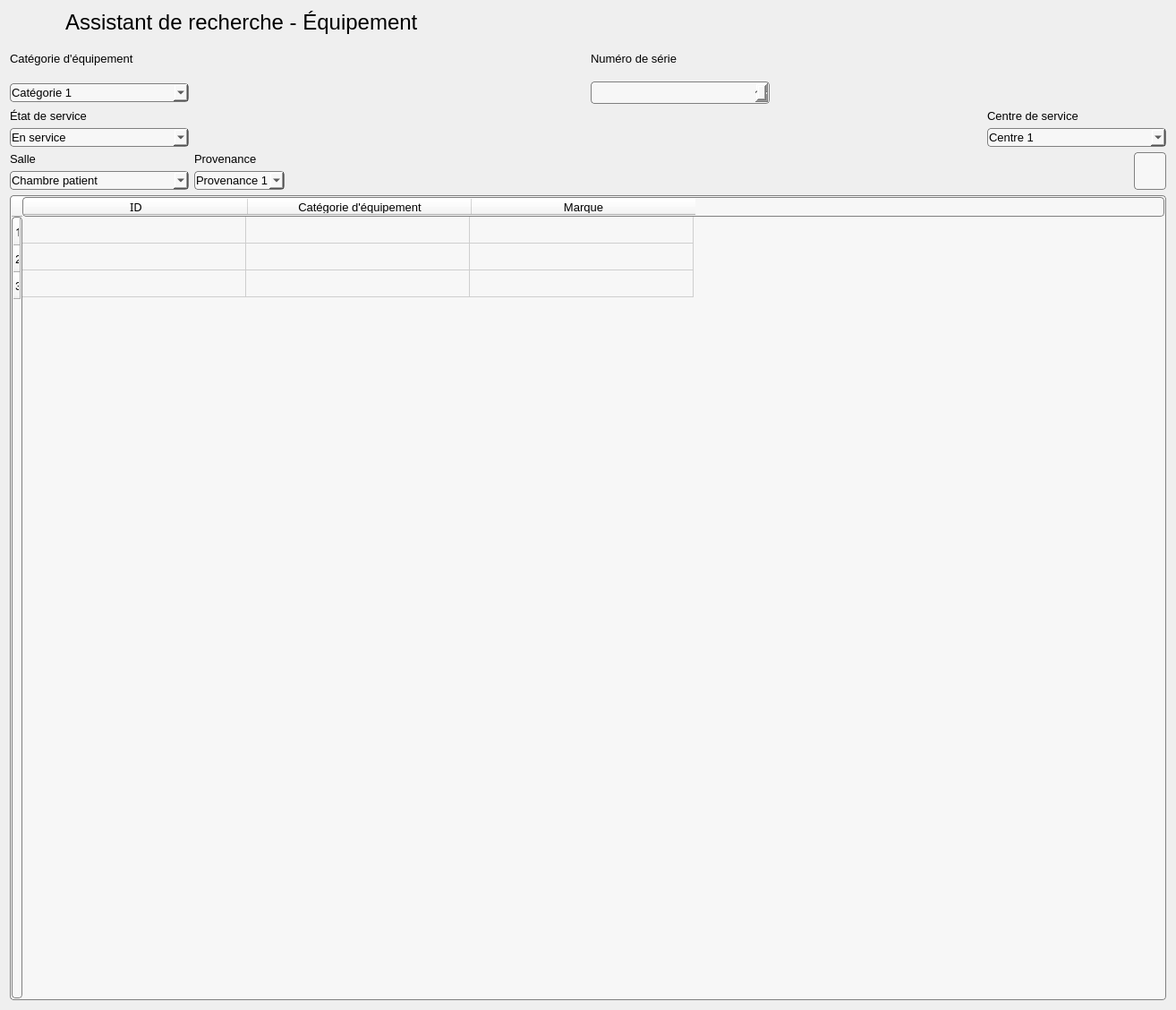
<?xml version="1.0" encoding="UTF-8"?>
<ui version="4.0">
 <class>Form</class>
 <widget class="QWidget" name="Form">
  <property name="geometry">
   <rect>
    <x>0</x>
    <y>0</y>
    <width>1314</width>
    <height>1128</height>
   </rect>
  </property>
  <property name="windowTitle">
   <string>Form</string>
  </property>
  <layout class="QVBoxLayout" name="verticalLayout">
   <item>
    <layout class="QGridLayout" name="gridLayout">
     <item row="0" column="2">
      <widget class="QLabel" name="label">
       <property name="maximumSize">
        <size>
         <width>100</width>
         <height>16777215</height>
        </size>
       </property>
       <property name="text">
        <string/>
       </property>
       <property name="pixmap">
        <pixmap>../Images/magnifier.png</pixmap>
       </property>
      </widget>
     </item>
     <item row="0" column="0">
      <widget class="QLabel" name="labelTitre">
       <property name="minimumSize">
        <size>
         <width>400</width>
         <height>0</height>
        </size>
       </property>
       <property name="maximumSize">
        <size>
         <width>1000</width>
         <height>16777215</height>
        </size>
       </property>
       <property name="font">
        <font>
         <family>MS Shell Dlg 2</family>
         <pointsize>18</pointsize>
        </font>
       </property>
       <property name="text">
        <string>Assistant de recherche - Équipement</string>
       </property>
      </widget>
     </item>
    </layout>
   </item>
   <item>
    <layout class="QGridLayout" name="gridLayout_3">
     <property name="sizeConstraint">
      <enum>QLayout::SetDefaultConstraint</enum>
     </property>
     <item row="1" column="1" alignment="Qt::AlignLeft">
      <widget class="QTextEdit" name="textEditNumeroSerie_2">
       <property name="maximumSize">
        <size>
         <width>200</width>
         <height>25</height>
        </size>
       </property>
       <property name="font">
        <font>
         <family>MS Shell Dlg 2</family>
         <pointsize>10</pointsize>
        </font>
       </property>
       <property name="styleSheet">
        <string notr="true">padding: 1px;
border-style: solid;
border: 1px solid gray;
border-radius: 4px;
background:rgb(247, 247, 247)</string>
       </property>
      </widget>
     </item>
     <item row="1" column="0" alignment="Qt::AlignLeft">
      <widget class="QComboBox" name="comboBoxCategorieEquipement_2">
       <property name="minimumSize">
        <size>
         <width>200</width>
         <height>0</height>
        </size>
       </property>
       <property name="maximumSize">
        <size>
         <width>200</width>
         <height>16777215</height>
        </size>
       </property>
       <property name="font">
        <font>
         <family>MS Shell Dlg 2</family>
         <pointsize>10</pointsize>
        </font>
       </property>
       <property name="styleSheet">
        <string notr="true">padding: 1px;
border-style: solid;
border: 1px solid gray;
border-radius: 4px;
background:rgb(247, 247, 247)</string>
       </property>
       <item>
        <property name="text">
         <string>Catégorie 1</string>
        </property>
       </item>
       <item>
        <property name="text">
         <string>Catégorie 2</string>
        </property>
       </item>
       <item>
        <property name="text">
         <string>Catégorie 3</string>
        </property>
       </item>
      </widget>
     </item>
     <item row="0" column="0">
      <widget class="QLabel" name="labelCategorieEquipement_2">
       <property name="font">
        <font>
         <family>MS Shell Dlg 2</family>
         <pointsize>10</pointsize>
        </font>
       </property>
       <property name="text">
        <string>Catégorie d'équipement</string>
       </property>
      </widget>
     </item>
     <item row="0" column="1">
      <widget class="QLabel" name="labelNumeroSerie_2">
       <property name="maximumSize">
        <size>
         <width>16777215</width>
         <height>40</height>
        </size>
       </property>
       <property name="font">
        <font>
         <family>MS Shell Dlg 2</family>
         <pointsize>10</pointsize>
        </font>
       </property>
       <property name="text">
        <string>Numéro de série</string>
       </property>
      </widget>
     </item>
    </layout>
   </item>
   <item>
    <layout class="QGridLayout" name="gridLayout_5">
     <item row="1" column="0" alignment="Qt::AlignLeft">
      <widget class="QComboBox" name="comboBoxEtatService">
       <property name="minimumSize">
        <size>
         <width>200</width>
         <height>0</height>
        </size>
       </property>
       <property name="maximumSize">
        <size>
         <width>200</width>
         <height>16777215</height>
        </size>
       </property>
       <property name="font">
        <font>
         <family>MS Shell Dlg 2</family>
         <pointsize>10</pointsize>
        </font>
       </property>
       <property name="styleSheet">
        <string notr="true">padding: 1px;
border-style: solid;
border: 1px solid gray;
border-radius: 4px;
background:rgb(247, 247, 247)</string>
       </property>
       <item>
        <property name="text">
         <string>En service</string>
        </property>
       </item>
       <item>
        <property name="text">
         <string>En maintenance</string>
        </property>
       </item>
       <item>
        <property name="text">
         <string>Au rebus</string>
        </property>
       </item>
      </widget>
     </item>
     <item row="0" column="1">
      <widget class="QLabel" name="labelCentreService">
       <property name="maximumSize">
        <size>
         <width>16777215</width>
         <height>40</height>
        </size>
       </property>
       <property name="font">
        <font>
         <family>MS Shell Dlg 2</family>
         <pointsize>10</pointsize>
        </font>
       </property>
       <property name="text">
        <string>Centre de service</string>
       </property>
      </widget>
     </item>
     <item row="0" column="0">
      <widget class="QLabel" name="labelEtatService">
       <property name="font">
        <font>
         <family>MS Sans Serif</family>
         <pointsize>10</pointsize>
        </font>
       </property>
       <property name="text">
        <string>État de service</string>
       </property>
      </widget>
     </item>
     <item row="1" column="1">
      <widget class="QComboBox" name="comboBoxCentreService">
       <property name="minimumSize">
        <size>
         <width>200</width>
         <height>0</height>
        </size>
       </property>
       <property name="maximumSize">
        <size>
         <width>200</width>
         <height>16777215</height>
        </size>
       </property>
       <property name="font">
        <font>
         <family>MS Shell Dlg 2</family>
         <pointsize>10</pointsize>
        </font>
       </property>
       <property name="styleSheet">
        <string notr="true">padding: 1px;
border-style: solid;
border: 1px solid gray;
border-radius: 4px;
background:rgb(247, 247, 247)</string>
       </property>
       <item>
        <property name="text">
         <string>Centre 1</string>
        </property>
       </item>
       <item>
        <property name="text">
         <string>Centre 2</string>
        </property>
       </item>
       <item>
        <property name="text">
         <string>Centre 3</string>
        </property>
       </item>
      </widget>
     </item>
    </layout>
   </item>
   <item>
    <layout class="QHBoxLayout" name="horizontalLayout_2">
     <item>
      <layout class="QGridLayout" name="gridLayout_6">
       <item row="0" column="0">
        <widget class="QLabel" name="labelSalle">
         <property name="font">
          <font>
           <family>MS Shell Dlg 2</family>
           <pointsize>10</pointsize>
          </font>
         </property>
         <property name="text">
          <string>Salle</string>
         </property>
        </widget>
       </item>
       <item row="0" column="1">
        <widget class="QLabel" name="labelProvenance">
         <property name="maximumSize">
          <size>
           <width>16777215</width>
           <height>40</height>
          </size>
         </property>
         <property name="font">
          <font>
           <family>MS Shell Dlg 2</family>
           <pointsize>10</pointsize>
          </font>
         </property>
         <property name="text">
          <string>Provenance</string>
         </property>
        </widget>
       </item>
       <item row="1" column="1">
        <widget class="QComboBox" name="comboBoxProvenance">
         <property name="maximumSize">
          <size>
           <width>200</width>
           <height>16777215</height>
          </size>
         </property>
         <property name="font">
          <font>
           <family>MS Shell Dlg 2</family>
           <pointsize>10</pointsize>
          </font>
         </property>
         <property name="styleSheet">
          <string notr="true">padding: 1px;
border-style: solid;
border: 1px solid gray;
border-radius: 4px;
background:rgb(247, 247, 247)</string>
         </property>
         <item>
          <property name="text">
           <string>Provenance 1</string>
          </property>
         </item>
         <item>
          <property name="text">
           <string>Provenance 2</string>
          </property>
         </item>
         <item>
          <property name="text">
           <string>Provenance 3</string>
          </property>
         </item>
        </widget>
       </item>
       <item row="1" column="0" alignment="Qt::AlignLeft">
        <widget class="QComboBox" name="comboBoxSalle">
         <property name="minimumSize">
          <size>
           <width>200</width>
           <height>0</height>
          </size>
         </property>
         <property name="maximumSize">
          <size>
           <width>1000</width>
           <height>16777215</height>
          </size>
         </property>
         <property name="font">
          <font>
           <family>MS Shell Dlg 2</family>
           <pointsize>10</pointsize>
          </font>
         </property>
         <property name="styleSheet">
          <string notr="true">padding: 1px;
border-style: solid;
border: 1px solid gray;
border-radius: 4px;
background:rgb(247, 247, 247)</string>
         </property>
         <item>
          <property name="text">
           <string>Chambre patient</string>
          </property>
         </item>
         <item>
          <property name="text">
           <string>Salle d'opération</string>
          </property>
         </item>
         <item>
          <property name="text">
           <string>Salle de réunion</string>
          </property>
         </item>
        </widget>
       </item>
      </layout>
     </item>
     <item>
      <spacer name="horizontalSpacer">
       <property name="orientation">
        <enum>Qt::Horizontal</enum>
       </property>
       <property name="sizeHint" stdset="0">
        <size>
         <width>40</width>
         <height>20</height>
        </size>
       </property>
      </spacer>
     </item>
     <item>
      <widget class="QPushButton" name="boutonActualiser">
       <property name="maximumSize">
        <size>
         <width>50</width>
         <height>50</height>
        </size>
       </property>
       <property name="styleSheet">
        <string notr="true">padding: 1px;
border-style: solid;
border: 1px solid gray;
border-radius: 4px;
background:rgb(247, 247, 247)</string>
       </property>
       <property name="text">
        <string/>
       </property>
       <property name="icon">
        <iconset>
         <normaloff>../Images/refresh-button-2.png</normaloff>../Images/refresh-button-2.png</iconset>
       </property>
       <property name="iconSize">
        <size>
         <width>50</width>
         <height>50</height>
        </size>
       </property>
      </widget>
     </item>
    </layout>
   </item>
   <item>
    <widget class="QTableWidget" name="tableResultats">
     <property name="minimumSize">
      <size>
       <width>200</width>
       <height>0</height>
      </size>
     </property>
     <property name="font">
      <font>
       <family>MS Shell Dlg 2</family>
       <pointsize>10</pointsize>
      </font>
     </property>
     <property name="styleSheet">
      <string notr="true">padding: 1px;
border-style: solid;
border: 1px solid gray;
border-radius: 4px;
background:rgb(247, 247, 247)</string>
     </property>
     <property name="lineWidth">
      <number>10</number>
     </property>
     <property name="midLineWidth">
      <number>9</number>
     </property>
     <attribute name="horizontalHeaderDefaultSectionSize">
      <number>250</number>
     </attribute>
     <attribute name="horizontalHeaderMinimumSectionSize">
      <number>20</number>
     </attribute>
     <attribute name="verticalHeaderDefaultSectionSize">
      <number>30</number>
     </attribute>
     <attribute name="verticalHeaderMinimumSectionSize">
      <number>20</number>
     </attribute>
     <attribute name="verticalHeaderShowSortIndicator" stdset="0">
      <bool>false</bool>
     </attribute>
     <attribute name="verticalHeaderStretchLastSection">
      <bool>false</bool>
     </attribute>
     <row>
      <property name="text">
       <string>1</string>
      </property>
      <property name="font">
       <font>
        <family>MS Reference Sans Serif</family>
        <pointsize>10</pointsize>
       </font>
      </property>
     </row>
     <row>
      <property name="text">
       <string>2</string>
      </property>
     </row>
     <row>
      <property name="text">
       <string>3</string>
      </property>
     </row>
     <column>
      <property name="text">
       <string>ID</string>
      </property>
      <property name="font">
       <font>
        <family>MS Reference Sans Serif</family>
        <pointsize>10</pointsize>
       </font>
      </property>
     </column>
     <column>
      <property name="text">
       <string>Catégorie d'équipement</string>
      </property>
     </column>
     <column>
      <property name="text">
       <string>Marque</string>
      </property>
     </column>
    </widget>
   </item>
  </layout>
 </widget>
 <resources/>
 <connections/>
</ui>
